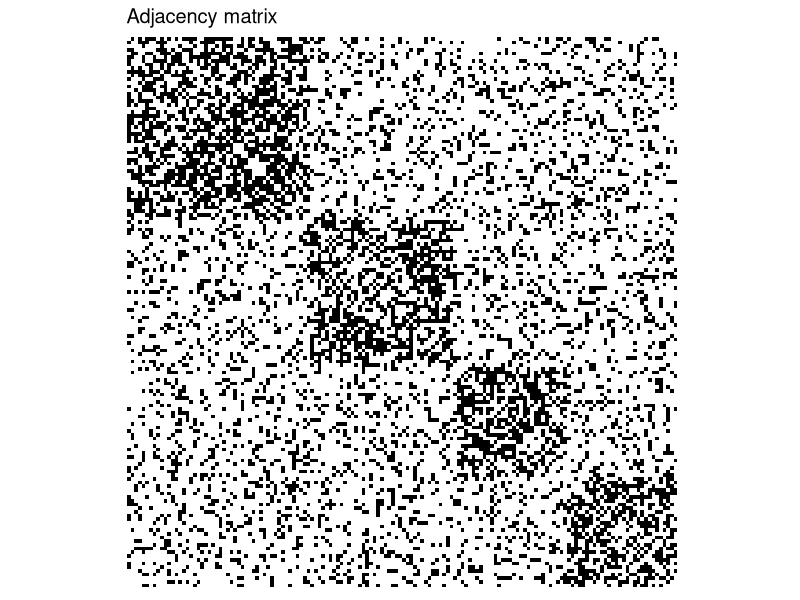
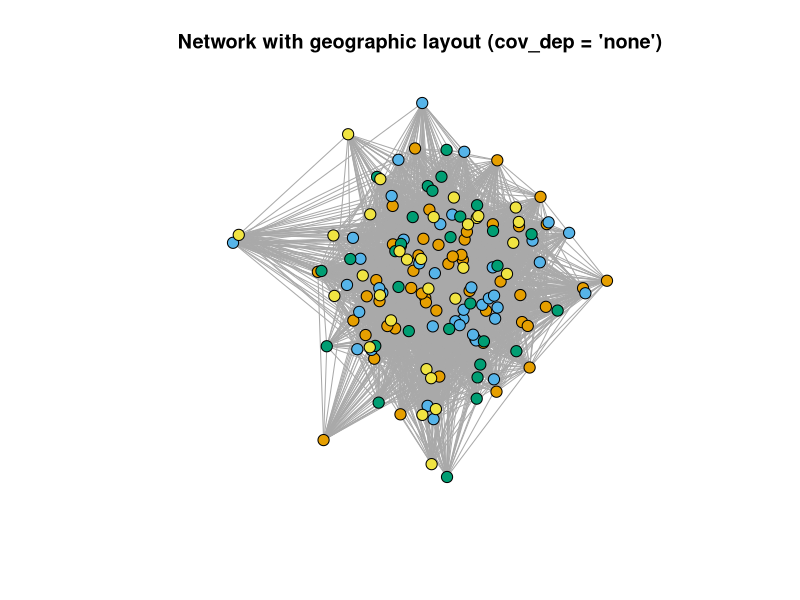
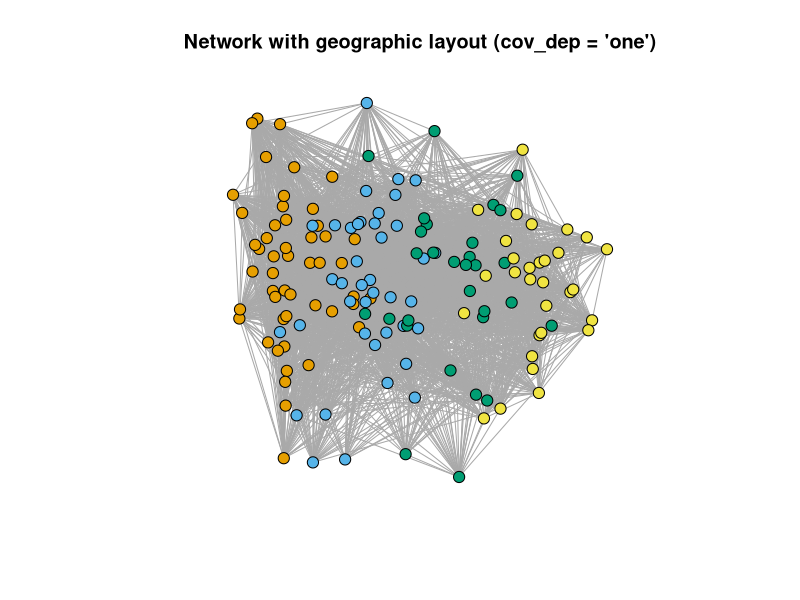
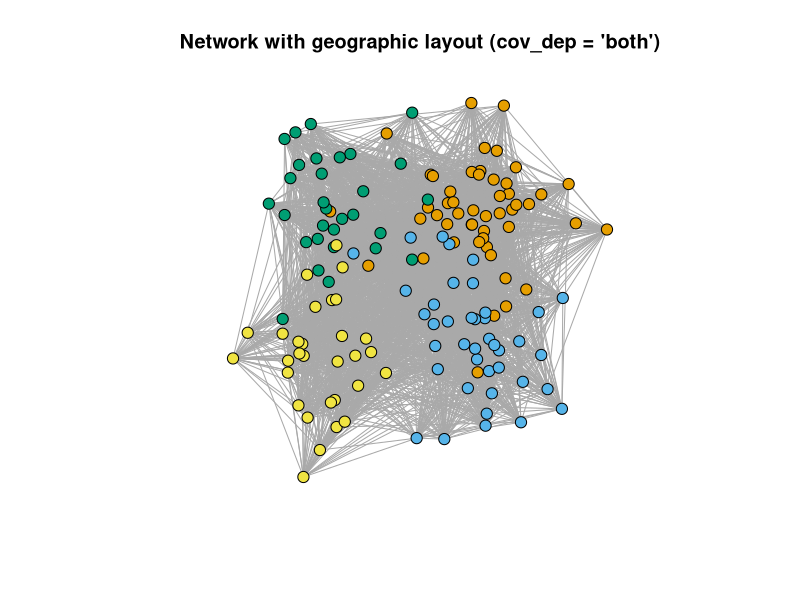

Reproduce these figures in R, in order.
#------------------------------------------------------------------#
# This script generate synthetic data from a binary SBM 
#------------------------------------------------------------------#

library(MASS)
library(here)
library(igraph)
library(ggplot2)
library(RColorBrewer)

#------------------------------------------------------------------#
# Part 1: simBinarySBM simulates a network Y of size n x n from 
# stochastic block model with 4 clusters
#         - Clusters have sizes ns = (n1, n2, n3, n4).
#         - Edge probability within clusters = p_within.
#         - Edge probability between clusters = p_between.
#
# Part 2: Covariate generator (the network is fixed)
#   (2) A covariate matrix x (n x 2), with dependence on clusters
#       controlled by cov_dep:
#         - "both": both covariates informative (cluster-specific means).
#         - "one" : only first covariate informative.
#         - "none": covariates independent of cluster structure.
#
# Returns:
#       Y               adjacency matrix
#       x               covariates
#       partition       true memberships
#       block_probs     block-probability matrix
#       clust_sizes     cluster sizes
#
#------------------------------------------------------------------#
# simulate a binary network from the SBM
simBinarySBM <- function(
  clust_sizes = c(50, 40, 30, 30),   # cluster sizes
  p_within    = 0.6,                 # within-cluster edge prob
  p_between   = 0.3                  # between-cluster edge prob
) {

  n <- sum(clust_sizes)                 # sample size
  K <- length(clust_sizes)              # number of clusters
  z <- rep(1:K, times = clust_sizes)    # cluster memberships

  # Block matrix Theta
  Theta <- matrix(p_between, K, K)
  diag(Theta) <- p_within

  #--- SAMPLE ADJACENCY MATRIX Y ---
  # (this step does NOT vary with cov_dep)
  # NOTE: you can even use the same Y for all the 3 scenarios
  Y <- matrix(0L, n, n)

  for (i in 1:(n - 1)) {
    for (j in (i + 1):n) {
      Y[i, j] <- Y[j, i] <- rbinom(1, 1, Theta[z[i],z[j]])
    }
  }
  
  # Return network and information
  list(
    Y             = Y,
    block_probs   = Theta,
    clust_sizes   = clust_sizes,
    partition     = z
  )
}


add_covariates_SBMsim <- function(base_obj, 
  cov_dep = c("none", "one", "both")) {
  cov_dep <- match.arg(cov_dep)

  Y <- base_obj$Y
  z <- base_obj$partition

  n <- length(z)
  K <- length(unique(z))
  if (K != 4L) stop("Current covariate design assumes exactly 4 clusters.")

  x <- matrix(NA_real_, n, 2)

  if (cov_dep == "both") {

    mx <- matrix(c( 1,  1,
                    1, -1,
                   -1,  1,
                   -1, -1),
                 K, 2, byrow = TRUE)

    s  <- 0.5
    Sx <- s * diag(2)

    for (i in 1:n) {
      x[i, ] <- MASS::mvrnorm(1, mx[z[i], ], Sx)
    }

  } else if (cov_dep == "one") {

    mx1 <- c(-1.5, -0.5, +0.5, +1.5)
    sx1 <- 0.5

    mx2 <- 0
    sx2 <- 1

    for (i in 1:n) {
      x[i, ] <- c(
        rnorm(1, mx1[z[i]], sx1),
        rnorm(1, mx2, sx2)
      )
    }

  } else { # none

    x <- MASS::mvrnorm(n, mu = c(0,0), Sigma = diag(2))
  }

  base_obj$x       <- x
  base_obj$cov_dep <- cov_dep
  base_obj
}

#------------------------------------------------------------------#
# Plotting functions
#------------------------------------------------------------------#
plot_network_geo <- function(sim_obj, main = NULL) {
  Y <- sim_obj$Y
  x <- sim_obj$x
  z <- sim_obj$partition

  g <- igraph::graph_from_adjacency_matrix(
    Y,
    mode = "undirected",
    diag = FALSE
  )

  layout_xy <- as.matrix(x)   # use (x1, x2) as coordinates

  K    <- length(unique(z))
  pal  <- c(1, 2, 3,4)
  vcol <- pal[z]

  if (is.null(main)) {
    main <- paste0("Network with geographic layout (cov_dep = '",
                   sim_obj$cov_dep, "')")
  }

  plot(
    g,
    layout         = layout_xy,
    vertex.color   = vcol,
    vertex.size    = 6,
    vertex.label   = NA,
    edge.arrow.mode = 0,
    main           = main
  )
}


plot_adj_matrix_gg <- function(sim_obj) {
  Y  <- sim_obj$Y
  z0 <- sim_obj$partition
  V  <- length(z0)
  
  # remove self-loops
  diag(Y) <- 0
  
  #------------------------------------------#
  # Order nodes by true cluster to show blocks
  #------------------------------------------#
  ord   <- order(z0)
  Y_ord <- Y[ord, ord]
  z_ord <- z0[ord]
  
  #------------------------------------------#
  # Build long data.frame in base R
  #------------------------------------------#
  # indices
  grid_idx <- expand.grid(
    row = seq_len(V),
    col = seq_len(V)
  )
  
  # adjacency values (row-major)
  grid_idx$value <- as.vector(Y_ord)
  
  # factors for plotting:
  # flip row so cluster 1 is at bottom (heatmap style)
  grid_idx$row_f <- factor(grid_idx$row,
                           levels = rev(seq_len(V)))
  grid_idx$col_f <- factor(grid_idx$col,
                           levels = seq_len(V))
  
  # cluster label per row (after ordering)
  grid_idx$cluster <- factor(z_ord[grid_idx$row])
  
  #------------------------------------------#
  # Colors
  #------------------------------------------#
  adj_pal <- colorRampPalette(
    brewer.pal(9, "Greys")[c(1, 9)]
  )(50)
  
  #------------------------------------------#
  # Plot
  #------------------------------------------#
  ggplot(grid_idx, aes(x = col_f, y = row_f, fill = value)) +
    geom_tile() +
    scale_fill_gradientn(colors = adj_pal, guide = "none") +
    coord_fixed() +
    theme_minimal(base_size = 12) +
    theme(
      axis.text.x  = element_blank(),
      axis.text.y  = element_blank(),
      axis.title   = element_blank(),
      panel.grid   = element_blank()
    ) +
    ggtitle("Adjacency matrix")
}



#------------------------------------------------------------------#
# Simulations
#------------------------------------------------------------------#

set.seed(1116)

# Generate one network - sparse
base <- simBinarySBM(p_within = 0.5, p_between = 0.2)

# Generate three covariate scenarios using same Y and same z
sim_none  <- add_covariates_SBMsim(base, "none")
sim_one   <- add_covariates_SBMsim(base, "one")
sim_both  <- add_covariates_SBMsim(base, "both")

## create directory if it does not exists
dir.create(here("simulation/data"), 
  recursive = TRUE, showWarnings = FALSE)

saveRDS(sim_none, here("simulation/data/binarySBM_none.rds"))
saveRDS(sim_one, here("simulation/data/binarySBM_one.rds"))
saveRDS(sim_both, here("simulation/data/binarySBM_both.rds"))

plot_adj_matrix_gg(sim_none)

plot_network_geo(sim_none)
plot_network_geo(sim_one)
plot_network_geo(sim_both)
#######################################################
#######################################################
#### BACKUP: one function
# simBinarySBMx <- function(
#   clust_sizes = c(50, 40, 30, 30),        # cluster sizes
#   p_within    = 0.8,                      # within-cluster edge prob
#   p_between   = 0.1,                      # between-cluster edge prob
#   cov_dep     = c("none", "one", "both")  # covariate–cluster dependence
# ) {
#   cov_dep <- match.arg(cov_dep)

#   n <- sum(clust_sizes)       # sample size
#   K <- length(clust_sizes)    # number of clusters
#   z <- rep(1:K, times = clust_sizes)   # cluster memberships

#   if (K != 4L) stop("Current covariate design assumes exactly 4 clusters.")

#   # Block matrix Theta
#   Theta <- matrix(p_between, K, K)
#   diag(Theta) <- p_within

#   #--- SAMPLE ADJACENCY MATRIX Y ---
#   Y <- matrix(0L, n, n)

#   for (i in 1:(n - 1)) {
#     for (j in (i + 1):n) {
#       pij      <- Theta[z[i], z[j]]
#       Y_ij     <- rbinom(1, 1, pij)
#       Y[i, j]  <- Y_ij
#       Y[j, i]  <- Y_ij
#     }
#   }

#   #--- SAMPLE COVARIATES x (depends on cov_dep) ---
#   x <- matrix(NA_real_, n, 2)

#   if (cov_dep == "both") {

#     mx <- matrix(c( 1,  1,
#                     1, -1,
#                    -1,  1,
#                    -1, -1),
#                  K, 2, byrow = TRUE)

#     s  <- 0.5
#     Sx <- s * diag(2)

#     for (i in 1:n) {
#       x[i, ] <- mvrnorm(1, mx[z[i], ], Sx)
#     }

#   } else if (cov_dep == "one") {

#     mx1 <- c(-1.5, -0.5, +0.5, +1.5)
#     sx1 <- 0.5

#     mx2 <- 0
#     sx2 <- 1

#     for (i in 1:n) {
#       x[i, ] <- c(
#         rnorm(1, mx1[z[i]], sx1),
#         rnorm(1, mx2, sx2)
#       )
#     }

#   } else {  # cov_dep == "none"

#     mx <- c(0, 0)
#     Sx <- diag(2)

#     x <- mvrnorm(n, mx, Sx)
#   }

#   list(
#     Y           = Y,
#     x           = x,
#     partition   = z,
#     block_probs = Theta,
#     clust_sizes = clust_sizes,
#     cov_dep     = cov_dep
#   )
# }
